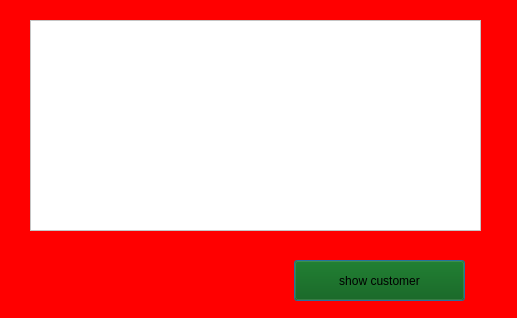
<?xml version="1.0" encoding="UTF-8"?>
<ui version="4.0">
 <class>customercareDialog</class>
 <widget class="QDialog" name="customercareDialog">
  <property name="geometry">
   <rect>
    <x>0</x>
    <y>0</y>
    <width>517</width>
    <height>318</height>
   </rect>
  </property>
  <property name="windowTitle">
   <string>Dialog</string>
  </property>
  <property name="styleSheet">
   <string notr="true">background:rgb(255, 0, 0);</string>
  </property>
  <widget class="QTableView" name="tableView_custoercare">
   <property name="geometry">
    <rect>
     <x>30</x>
     <y>20</y>
     <width>451</width>
     <height>211</height>
    </rect>
   </property>
   <property name="styleSheet">
    <string notr="true">font: 75 12pt &quot;MS Shell Dlg 2&quot;;
background:rgb(255, 255, 255)</string>
   </property>
  </widget>
  <widget class="QPushButton" name="pushButton">
   <property name="geometry">
    <rect>
     <x>294</x>
     <y>260</y>
     <width>171</width>
     <height>41</height>
    </rect>
   </property>
   <property name="styleSheet">
    <string notr="true">font: 75 12pt &quot;MS Shell Dlg 2&quot;;
background:rgb(0, 85, 0)</string>
   </property>
   <property name="text">
    <string>show customer</string>
   </property>
  </widget>
 </widget>
 <resources/>
 <connections/>
</ui>
